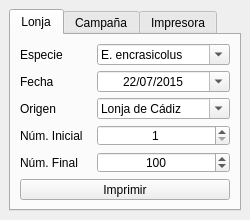
<?xml version="1.0" encoding="UTF-8"?>
<ui version="4.0">
 <class>LabelPrinter</class>
 <widget class="QMainWindow" name="LabelPrinter">
  <property name="geometry">
   <rect>
    <x>0</x>
    <y>0</y>
    <width>250</width>
    <height>220</height>
   </rect>
  </property>
  <property name="sizePolicy">
   <sizepolicy hsizetype="Preferred" vsizetype="Minimum">
    <horstretch>0</horstretch>
    <verstretch>0</verstretch>
   </sizepolicy>
  </property>
  <property name="minimumSize">
   <size>
    <width>250</width>
    <height>220</height>
   </size>
  </property>
  <property name="maximumSize">
   <size>
    <width>250</width>
    <height>220</height>
   </size>
  </property>
  <property name="windowTitle">
   <string>ETIKATOR</string>
  </property>
  <widget class="QWidget" name="centralwidget">
   <layout class="QGridLayout" name="gridLayout_4">
    <item row="0" column="0">
     <widget class="QTabWidget" name="tabWidget">
      <property name="currentIndex">
       <number>0</number>
      </property>
      <widget class="QWidget" name="lab_tab">
       <attribute name="title">
        <string>Lonja</string>
       </attribute>
       <layout class="QGridLayout" name="gridLayout_2">
        <item row="0" column="0">
         <widget class="QLabel" name="label_3">
          <property name="text">
           <string>Especie</string>
          </property>
         </widget>
        </item>
        <item row="0" column="1">
         <widget class="QComboBox" name="lab_species_combo">
          <property name="editable">
           <bool>true</bool>
          </property>
          <item>
           <property name="text">
            <string>E. encrasicolus</string>
           </property>
          </item>
          <item>
           <property name="text">
            <string>S. pilchardus</string>
           </property>
          </item>
          <item>
           <property name="text">
            <string>E. encrasicolus (P)</string>
           </property>
          </item>
          <item>
           <property name="text">
            <string>E. encrasicolus (G)</string>
           </property>
          </item>
          <item>
           <property name="text">
            <string>S. pilchardus (P)</string>
           </property>
          </item>
          <item>
           <property name="text">
            <string>S. pilchardus (G)</string>
           </property>
          </item>
         </widget>
        </item>
        <item row="1" column="0">
         <widget class="QLabel" name="label_4">
          <property name="text">
           <string>Fecha</string>
          </property>
         </widget>
        </item>
        <item row="1" column="1">
         <widget class="QDateEdit" name="lab_date">
          <property name="alignment">
           <set>Qt::AlignCenter</set>
          </property>
          <property name="date">
           <date>
            <year>2015</year>
            <month>7</month>
            <day>22</day>
           </date>
          </property>
          <property name="displayFormat">
           <string>dd/MM/yyyy</string>
          </property>
          <property name="calendarPopup">
           <bool>true</bool>
          </property>
         </widget>
        </item>
        <item row="2" column="0">
         <widget class="QLabel" name="label_5">
          <property name="text">
           <string>Origen</string>
          </property>
         </widget>
        </item>
        <item row="2" column="1">
         <widget class="QComboBox" name="lab_origin_combo">
          <property name="editable">
           <bool>true</bool>
          </property>
          <item>
           <property name="text">
            <string>Lonja de Cádiz</string>
           </property>
          </item>
          <item>
           <property name="text">
            <string>Lonja de Sanlúcar</string>
           </property>
          </item>
          <item>
           <property name="text">
            <string>Lonja de Barbate</string>
           </property>
          </item>
         </widget>
        </item>
        <item row="3" column="0">
         <widget class="QLabel" name="label_6">
          <property name="text">
           <string>Núm. Inicial</string>
          </property>
         </widget>
        </item>
        <item row="3" column="1">
         <widget class="QSpinBox" name="lab_start_spinbox">
          <property name="alignment">
           <set>Qt::AlignCenter</set>
          </property>
          <property name="minimum">
           <number>1</number>
          </property>
          <property name="maximum">
           <number>9999</number>
          </property>
          <property name="value">
           <number>1</number>
          </property>
         </widget>
        </item>
        <item row="4" column="0">
         <widget class="QLabel" name="label_7">
          <property name="text">
           <string>Núm. Final</string>
          </property>
         </widget>
        </item>
        <item row="4" column="1">
         <widget class="QSpinBox" name="lab_end_spinbox">
          <property name="alignment">
           <set>Qt::AlignCenter</set>
          </property>
          <property name="minimum">
           <number>1</number>
          </property>
          <property name="maximum">
           <number>9999</number>
          </property>
          <property name="value">
           <number>100</number>
          </property>
         </widget>
        </item>
        <item row="5" column="0" colspan="2">
         <widget class="QPushButton" name="print_lab_labels_btn">
          <property name="text">
           <string>Imprimir</string>
          </property>
         </widget>
        </item>
       </layout>
      </widget>
      <widget class="QWidget" name="survey_tab">
       <attribute name="title">
        <string>Campaña</string>
       </attribute>
       <layout class="QGridLayout" name="gridLayout_3">
        <item row="3" column="0">
         <widget class="QLabel" name="label_8">
          <property name="text">
           <string>Núm. Inicial</string>
          </property>
         </widget>
        </item>
        <item row="1" column="1">
         <widget class="QComboBox" name="srv_species_combo">
          <property name="editable">
           <bool>true</bool>
          </property>
          <item>
           <property name="text">
            <string>E. encrasicolus</string>
           </property>
          </item>
          <item>
           <property name="text">
            <string>S. pilchardus</string>
           </property>
          </item>
          <item>
           <property name="text">
            <string>E. encrasicolus (P)</string>
           </property>
          </item>
          <item>
           <property name="text">
            <string>E. encrasicolus (G)</string>
           </property>
          </item>
          <item>
           <property name="text">
            <string>S. pilchardus (P)</string>
           </property>
          </item>
          <item>
           <property name="text">
            <string>S. pilchardus (G)</string>
           </property>
          </item>
         </widget>
        </item>
        <item row="5" column="0" colspan="2">
         <widget class="QPushButton" name="print_srv_labels_btn">
          <property name="text">
           <string>Imprimir</string>
          </property>
         </widget>
        </item>
        <item row="0" column="0">
         <widget class="QLabel" name="label_12">
          <property name="text">
           <string>Campaña</string>
          </property>
         </widget>
        </item>
        <item row="2" column="1">
         <widget class="QSpinBox" name="srv_haul_spinbox">
          <property name="alignment">
           <set>Qt::AlignCenter</set>
          </property>
          <property name="minimum">
           <number>1</number>
          </property>
          <property name="maximum">
           <number>999</number>
          </property>
          <property name="value">
           <number>1</number>
          </property>
         </widget>
        </item>
        <item row="0" column="1">
         <widget class="QComboBox" name="srv_survey_combo">
          <property name="editable">
           <bool>true</bool>
          </property>
          <item>
           <property name="text">
            <string>ECOCADIZ-201507</string>
           </property>
          </item>
          <item>
           <property name="text">
            <string>ECOCADIZ-R-2015</string>
           </property>
          </item>
         </widget>
        </item>
        <item row="4" column="1">
         <widget class="QSpinBox" name="srv_end_spinbox">
          <property name="alignment">
           <set>Qt::AlignCenter</set>
          </property>
          <property name="minimum">
           <number>1</number>
          </property>
          <property name="maximum">
           <number>9999</number>
          </property>
          <property name="value">
           <number>50</number>
          </property>
         </widget>
        </item>
        <item row="2" column="0">
         <widget class="QLabel" name="label_10">
          <property name="text">
           <string>Pesca</string>
          </property>
         </widget>
        </item>
        <item row="1" column="0">
         <widget class="QLabel" name="label_9">
          <property name="text">
           <string>Especie</string>
          </property>
         </widget>
        </item>
        <item row="4" column="0">
         <widget class="QLabel" name="label_11">
          <property name="text">
           <string>Núm. Final</string>
          </property>
         </widget>
        </item>
        <item row="3" column="1">
         <widget class="QSpinBox" name="srv_start_spinbox">
          <property name="alignment">
           <set>Qt::AlignCenter</set>
          </property>
          <property name="minimum">
           <number>1</number>
          </property>
          <property name="maximum">
           <number>9999</number>
          </property>
          <property name="value">
           <number>1</number>
          </property>
         </widget>
        </item>
       </layout>
      </widget>
      <widget class="QWidget" name="printer_tab">
       <attribute name="title">
        <string>Impresora</string>
       </attribute>
       <widget class="QWidget" name="layoutWidget">
        <property name="geometry">
         <rect>
          <x>20</x>
          <y>10</y>
          <width>186</width>
          <height>42</height>
         </rect>
        </property>
        <layout class="QGridLayout" name="gridLayout">
         <item row="0" column="0">
          <widget class="QLabel" name="label">
           <property name="text">
            <string>&lt;center&gt;Printer IP&lt;/center&gt;</string>
           </property>
          </widget>
         </item>
         <item row="0" column="1">
          <widget class="QLabel" name="label_2">
           <property name="text">
            <string>&lt;center&gt;Port&lt;/center&gt;</string>
           </property>
          </widget>
         </item>
         <item row="1" column="0">
          <widget class="QLineEdit" name="printer_ip">
           <property name="text">
            <string>192.168.2.6</string>
           </property>
           <property name="alignment">
            <set>Qt::AlignCenter</set>
           </property>
          </widget>
         </item>
         <item row="1" column="1">
          <widget class="QSpinBox" name="printer_port">
           <property name="alignment">
            <set>Qt::AlignCenter</set>
           </property>
           <property name="maximum">
            <number>65535</number>
           </property>
           <property name="value">
            <number>9100</number>
           </property>
          </widget>
         </item>
        </layout>
       </widget>
      </widget>
     </widget>
    </item>
   </layout>
  </widget>
 </widget>
 <resources/>
 <connections/>
</ui>
